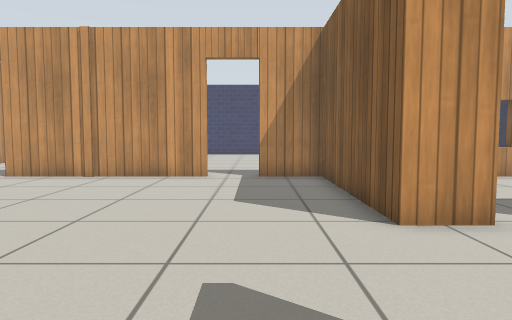
[1] (above)

24 first-person views from a walk through a robot-simulator world made for Gazebo. The camera is 0.72 m above the floor, tilts 4° down and sees 70° across. The floor is counted in squares, 0.5 m on a side. Each view is taken from the middle of a square. On the plan, view 1 faces up. The plan holds only what a view shows up to about 16 squares ahead; the rest is blank. The place goes on beyond the plan. Simple patterns stand in for the simulator's built-in surfaces.

[2]
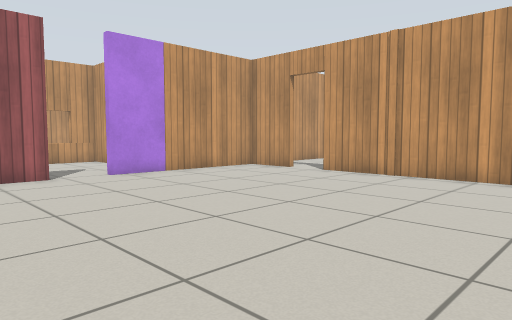

[3]
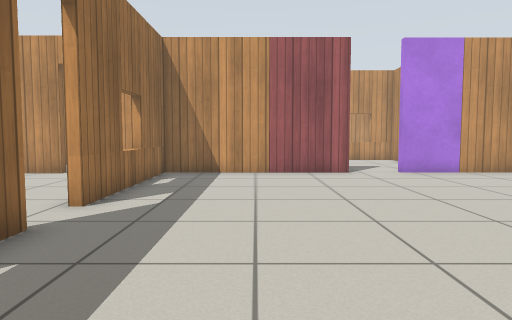

[4]
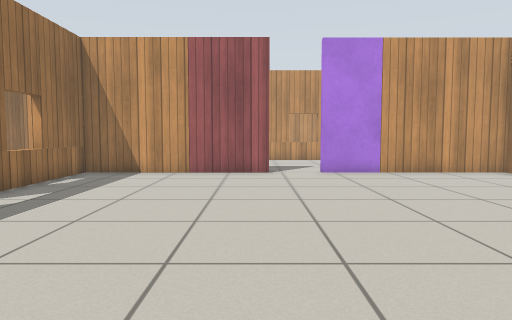

[5]
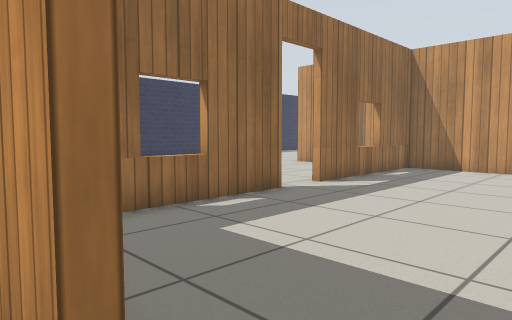

[6]
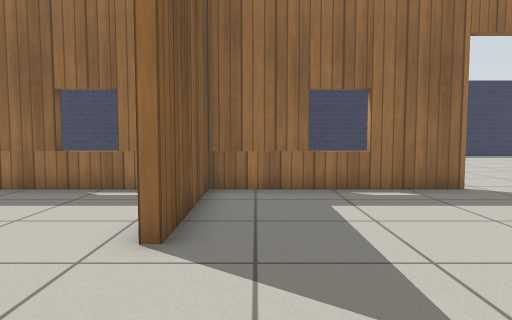

[7]
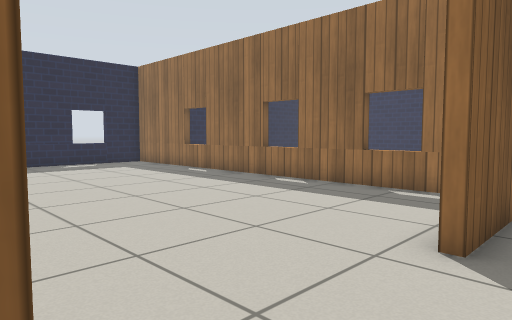

[8]
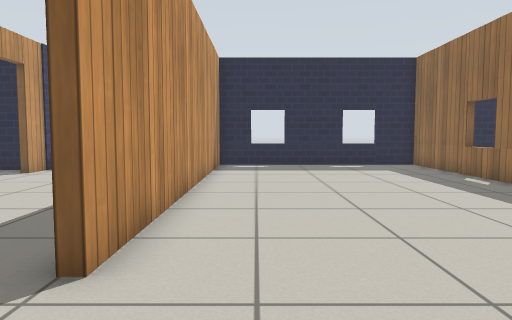

[9]
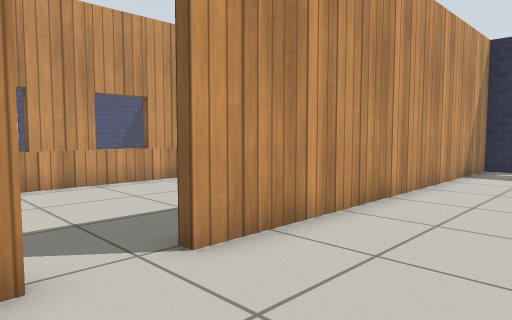

[10]
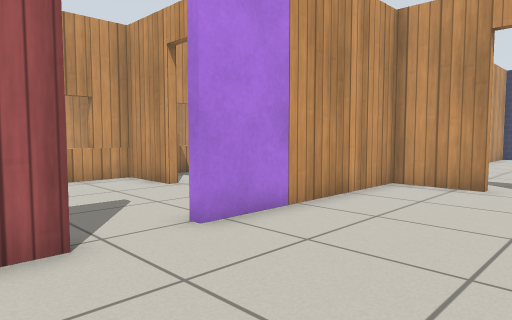

[11]
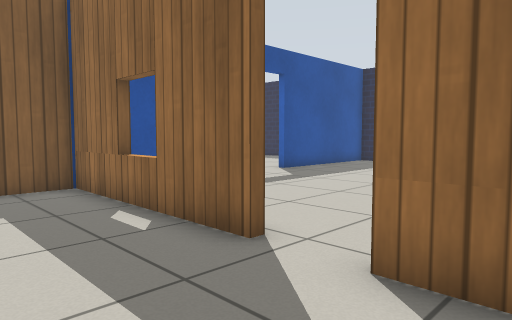

[12]
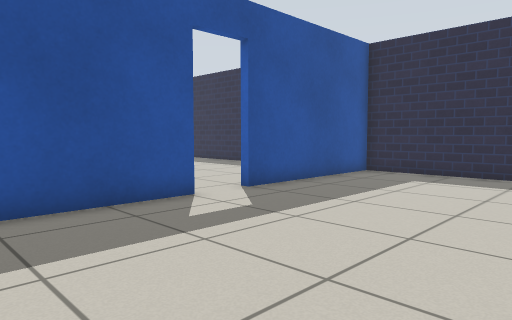

[13]
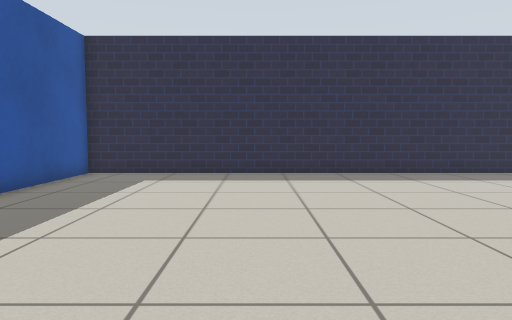

[14]
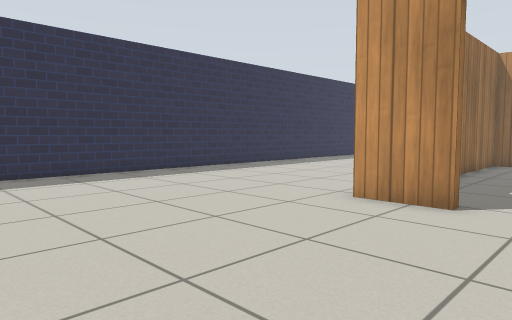

[15]
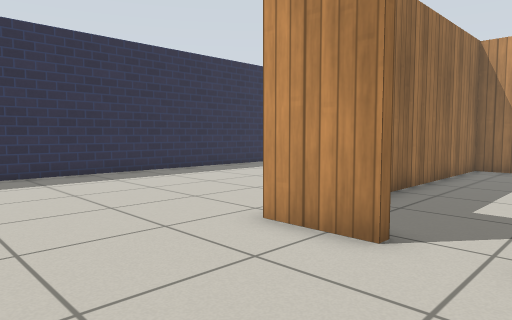

[16]
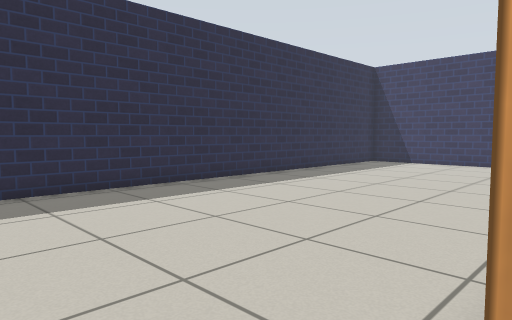

[17]
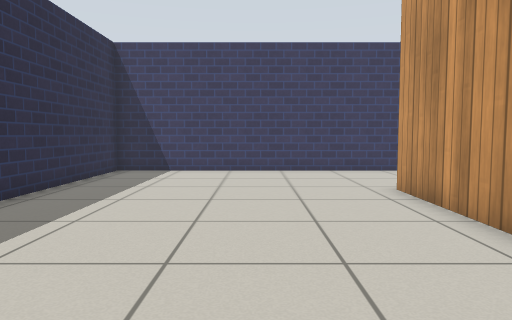

[18]
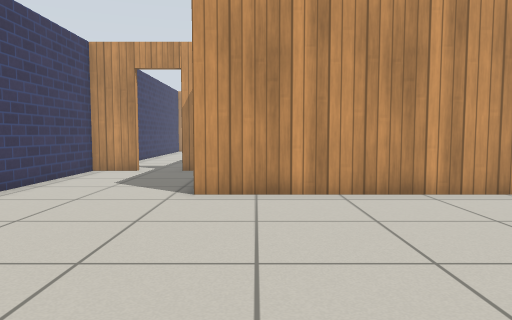

[19]
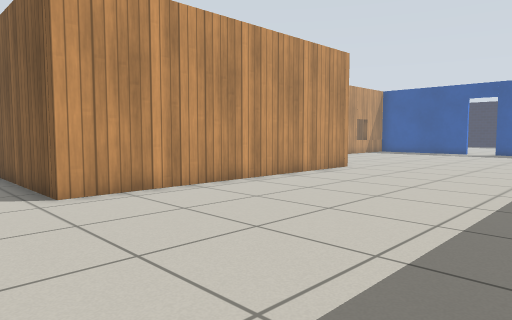

[20]
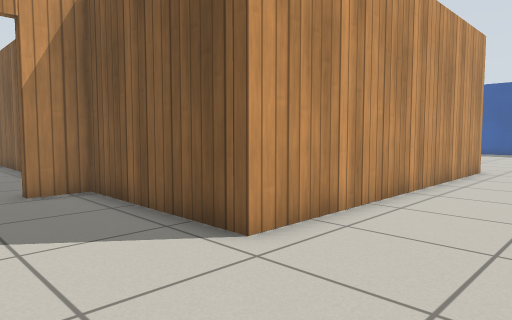

[21]
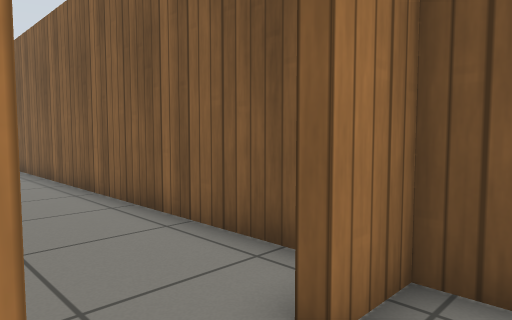

[22]
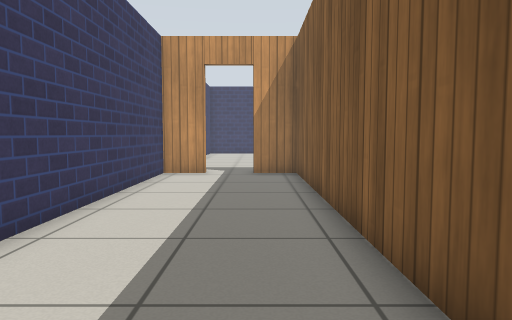

[23]
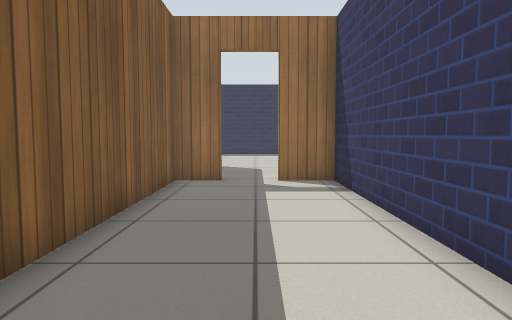

[24]
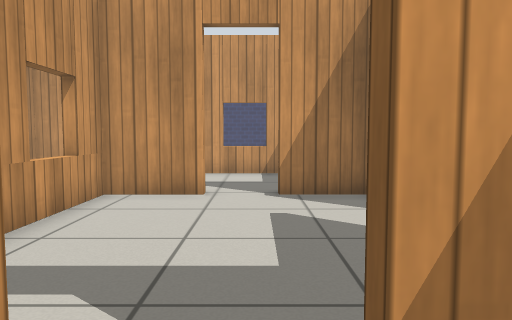

### Floor plan
Key: @ floor where view 1 was taken; # wall or solid block; . floor; D open door; = window, fence, low wall or low ledge.
Columns run from 29 left of view 1 to 18 right of it. Each row starts with its distance up from view 1.
 12 #....#     ##=#####DD#######DD##  =##=##   DD##
 11 #....#     .... #..............#  .....  ....
 10 #....#   =..... #..............#  .........
  9 #....#   #..... #..............# ........
  8 #....#   ###DD###..............# .......
  7 #....#   #......#..............# .....
  6 #....#   =......#..............##DD#############
  5 #....#   #......................................
  4 #....#   #......................................
  3 #....#    ..... #...............................
  2 #....#     .... #...............................
  1 #....#      DD###..............##...............
  0 #....#          #............@.##...............
 -1 #....#       .  #..............# ...............
 -2 #....#          #..............# ...............
 -3 ##DD##          ####=###.  #=### #=# #=#  #=#
 -4 ##D###          # ##=##DD###=#####=###=####=####
 -5 #....#          #   .......    #
 -6 #....#       ...D..............#
 -7 #....#  ........D..............#
 -8 #....#..........# .............#
 -9 #....#############.............#
-10 #..............................#
-11 #..............................D..
-12 #..............................D#..
-13 #..............................##...
-14 #..............................#  ...
-15 #..............................#   ..
-16 #..............................#
-17 #..............................#
-18 #..............................#
-19 ################################

Positions as (right, up) in squares from view 1, and headings:
1: (0, 0), facing up
2: (0, 0), facing up-left
3: (1, 0), facing left
4: (1, 3), facing left
5: (3, 3), facing down-left
6: (1, 6), facing down
7: (1, 6), facing down-right
8: (2, 4), facing right
9: (3, 2), facing up-right
10: (-8, 2), facing up-left
11: (-8, 0), facing down-right
12: (-5, -5), facing down-right
13: (-4, -5), facing down
14: (-5, -5), facing down-left
15: (-8, -5), facing down-left
16: (-11, -9), facing down-left
17: (-15, -13), facing left
18: (-23, -18), facing up
19: (-27, -18), facing up-right
20: (-28, -13), facing up-right
21: (-28, -5), facing up-right
22: (-26, -1), facing up
23: (-27, 8), facing down
24: (-16, -1), facing up
